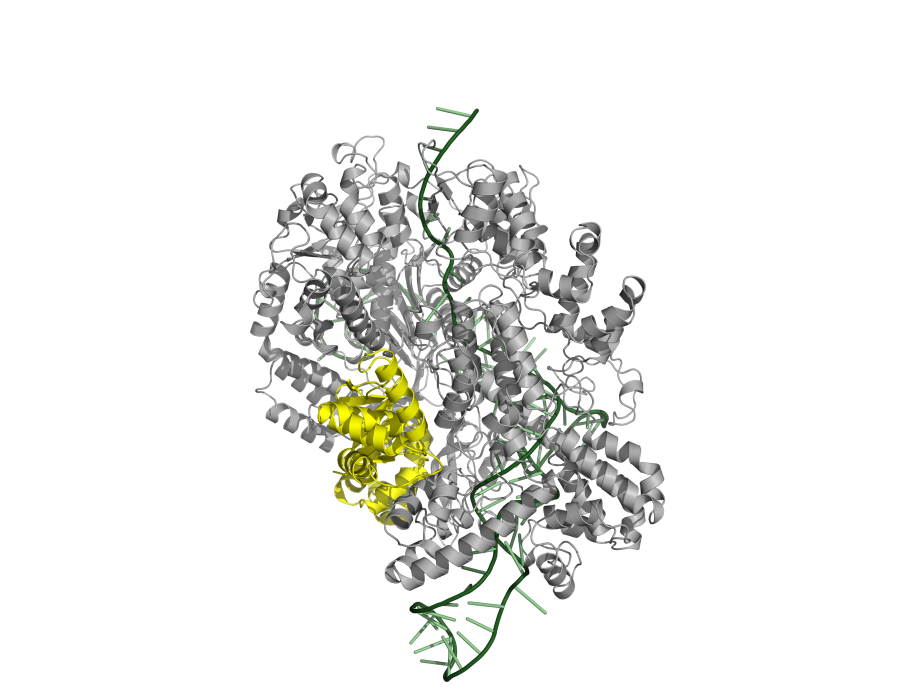
#> input picture Figures/figure_putative_MoAs/panelD/01_overview_cas9_acr26_sgrna.png, 1800 x 1400 px (shown at 1/2 size)
$ python compose_panel_d.py
#> lines starting #> are read from the running program, lines starting #| are printed output that depends on the picture; after the words box and inside, x2 and y2 are one past the last pixel; in counts of white or black regions, pixels touching at a corner belong together
"""
Composite the four PyMOL renders into a single Figure 1, Panel D image,
mirroring the original layout (2x2 grid + zoom inset + shared electrostatic
colour bar). The sgRNA is drawn in green so it does not clash with the red<->blue
electrostatic-potential scale.

INPUTS: 01_overview_cas9_acr26_sgrna.png, 02_overview_with_targetDNA.png,
03_electrostatic_overview.png, 04_electrostatic_zoom.png (from build_panel_d.py).
OUTPUT: PanelD_final.png. Run: python3 compose_panel_d.py from this folder.
Uses macOS Times New Roman.
"""
import numpy as np
from PIL import Image, ImageDraw, ImageFont

FONT_DIR = "/System/Library/Fonts/Supplemental"
FONT_REG = f"{FONT_DIR}/Times New Roman.ttf"
FONT_BOLD = f"{FONT_DIR}/Times New Roman Bold.ttf"

WHITE = (255, 255, 255)
BLACK = (0, 0, 0)
RED = (218, 40, 40)


def trim(im, pad=20, bg=WHITE):
    """Crop near-white margins from `im`, leaving `pad` pixels around the content."""
#> called with pad = 20, bg = (255, 255, 255)
    gray = im.convert("L")
    bbox = gray.point(lambda p: 0 if p >= 250 else 255).getbbox()
#> bbox = (500, 213, 1331, 1365)
    if bbox is None:
        return im
    l, t, r, b = bbox
#> l = 500; t = 213; r = 1331; b = 1365
    l = max(0, l - pad)
#> l = 480
    t = max(0, t - pad)
#> t = 193
    r = min(im.width, r + pad)
#> r = 1351
    b = min(im.height, b + pad)
#> b = 1385
    return im.crop((l, t, r, b))
#> call 2 of load, with name = '02_overview_with_targetDNA.png'
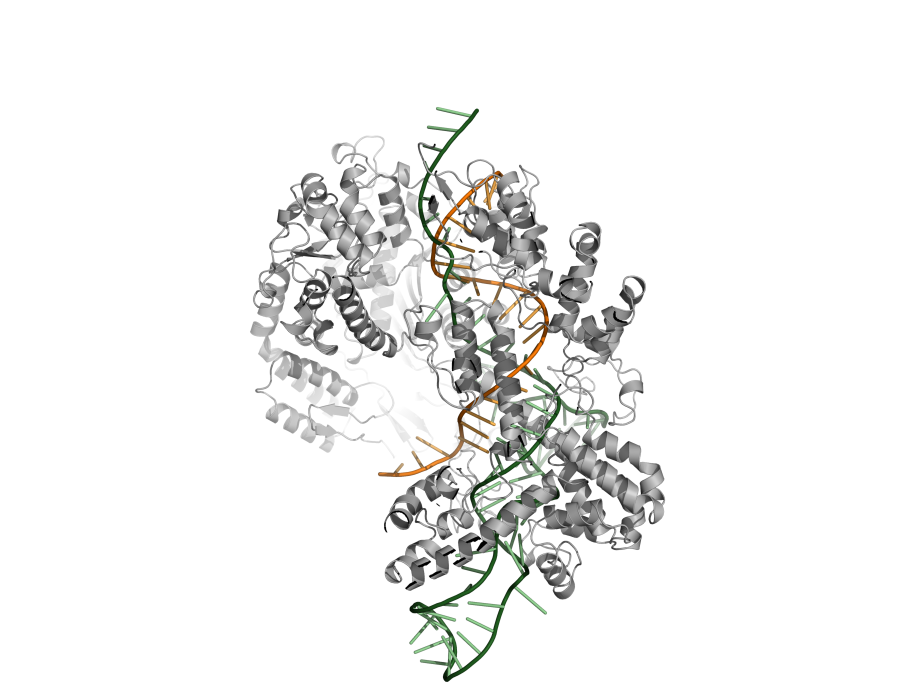
#> input picture Figures/figure_putative_MoAs/panelD/02_overview_with_targetDNA.png, 1800 x 1400 px (shown at 1/2 size)


def load(name):
    """Open an image as RGB and trim its white margins."""
    return trim(Image.open(name).convert("RGB"))
#> call 3 of load, with name = '03_electrostatic_overview.png'
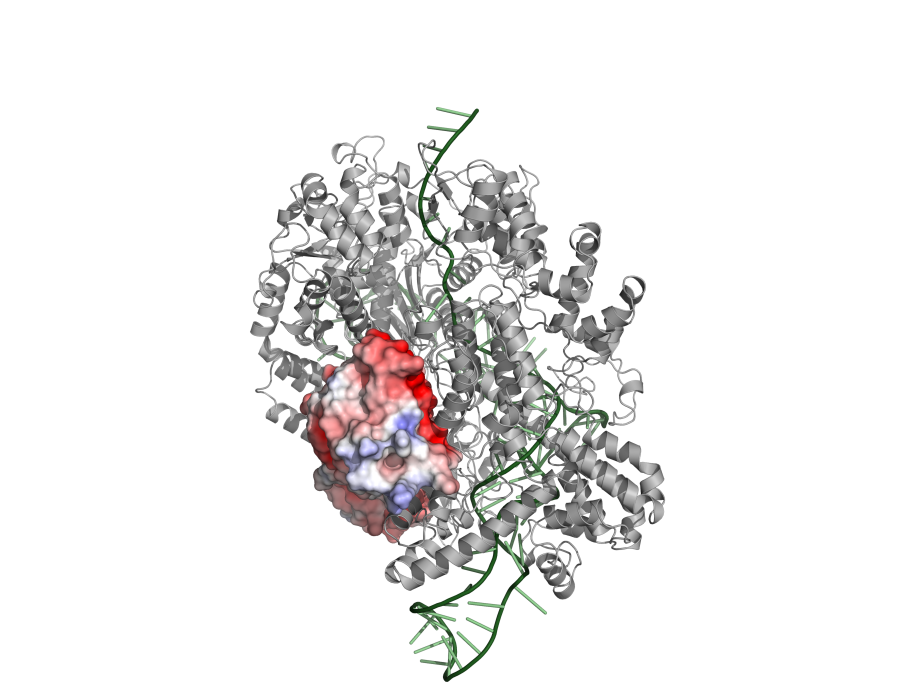
#> input picture Figures/figure_putative_MoAs/panelD/03_electrostatic_overview.png, 1800 x 1400 px (shown at 1/2 size)
#> call 4 of load, with name = '04_electrostatic_zoom.png'
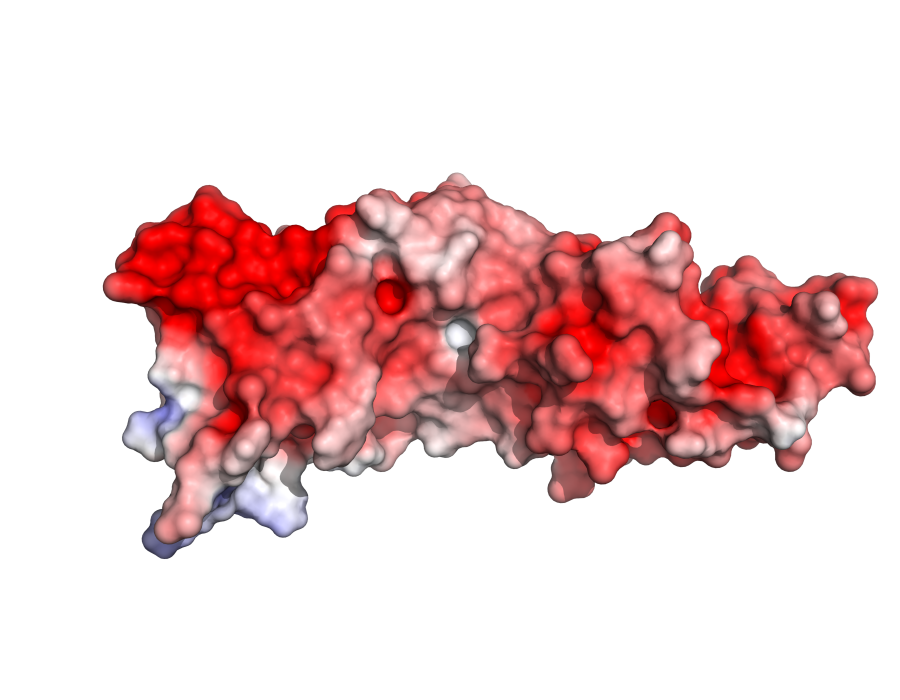
#> input picture Figures/figure_putative_MoAs/panelD/04_electrostatic_zoom.png, 1800 x 1400 px (shown at 1/2 size)
#> call 4 of trim, with pad = 20, bg = (255, 255, 255)
#> in trim (call 4), `gray = im.convert("L")`:
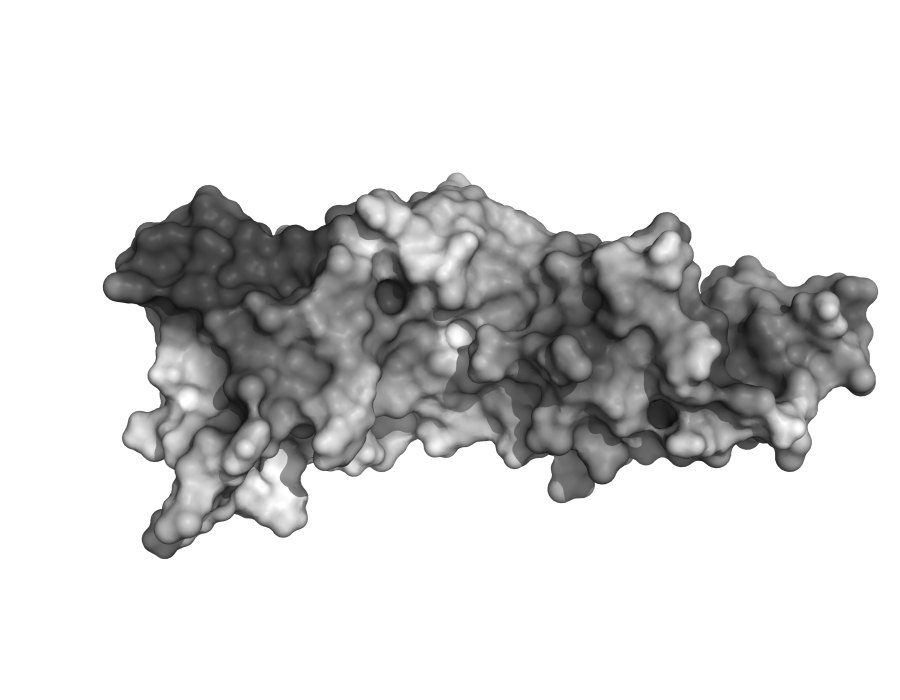
#> gray: PIL image 1800x1400 L (shown at 1/2 size); min 4, max 255, mean 215.5
#> in trim (call 4), `bbox = gray.point(lambda p: 0 if p >= 250 else 255).getbbox()`: bbox = (205, 345, 1757, 1119)
#> in trim (call 4), `l, t, r, b = bbox`: l = 205; t = 345; r = 1757; b = 1119
#> in trim (call 4), `l = max(0, l - pad)`: l = 185
#> in trim (call 4), `t = max(0, t - pad)`: t = 325
#> in trim (call 4), `r = min(im.width, r + pad)`: r = 1777
#> in trim (call 4), `b = min(im.height, b + pad)`: b = 1139


def fit_width(im, w):
    """Resize `im` to width `w`, keeping the aspect ratio."""
#> called with w = 760
    h = int(im.height * w / im.width)
#> h = 1040
    return im.resize((w, h), Image.LANCZOS)
#> returned value: PIL image 760x1040 RGB


def surface_bbox(im, pad=10):
    """Bounding box of the red<->blue electrostatic-potential surface in `im`
    (anything distinctly reddish or bluish, i.e. not neutral gray/green/white)."""
    arr = np.array(im).astype(int)
    R, G, B = arr[..., 0], arr[..., 1], arr[..., 2]
    reddish = (R - G > 12) & (R - B > 12)
    bluish = (B - R > 12) & (B - G > 12)
    mask = reddish | bluish
    ys, xs = np.where(mask)
    if len(xs) == 0:
        return None
    l, r = max(0, xs.min() - pad), min(im.width, xs.max() + pad)
    t, b = max(0, ys.min() - pad), min(im.height, ys.max() + pad)
    return (l, t, r, b)


def legend_dot_row(draw, x, y, color, text, font, r=31, gap=18):
    # no outline - matches the plain filled-circle style used in panels A/B/C
    draw.ellipse((x, y, x + 2 * r, y + 2 * r), fill=color)
    draw.text((x + 2 * r + gap, y - 2), text, fill=BLACK, font=font)


def main():
    p1 = load("01_overview_cas9_acr26_sgrna.png")
    p2 = load("02_overview_with_targetDNA.png")
    p3 = load("03_electrostatic_overview.png")
    p4 = load("04_electrostatic_zoom.png")

    COL_W = 760
    p1 = fit_width(p1, COL_W)
    p2 = fit_width(p2, COL_W)
    p3 = fit_width(p3, COL_W)
    p4 = fit_width(p4, COL_W)

    font_reg = ImageFont.truetype(FONT_REG, 54)
    font_small = ImageFont.truetype(FONT_REG, 45)
    font_bold = ImageFont.truetype(FONT_BOLD, 63)

    LEGEND_H = 245  # grown to give the 3 legend rows real breathing room (no overlap with p2 below)
    GAP = 28
    MARGIN = 40

    # colour bar geometry (needed up front to size the canvas correctly)
    SCALE = 0.84  # +40% from the previous 0.6
    LENGTH_BOOST = 1.15  # bar length only +15%, height unchanged
    font_bar = ImageFont.truetype(FONT_REG, int(54 * SCALE))
    bar_w = int(COL_W * SCALE * LENGTH_BOOST)
    bar_h = int(78 * SCALE)

    x_left = MARGIN
    x_right = MARGIN * 2 + COL_W

    label_y = MARGIN + p3.height + GAP + p4.height + 12
#> label_y = 1508
    right_content_bottom = label_y + 62 + 45  # AcrIIA26 caption, two lines
#> right_content_bottom = 1615
    bar_title_h = int(54 * SCALE) + 10  # "Electrostatic potential" title above the bar
    bar_y0 = right_content_bottom + 20 + bar_title_h
#> bar_y0 = 1690
    bar_bottom = bar_y0 + bar_h + int(54 * SCALE) + 8 + 10  # bar + number row + margin
#> bar_bottom = 1818

    ty_bottom = MARGIN + p1.height + 12 + LEGEND_H + p2.height + 10 + 62 + 10  # target DNA row bottom
#> ty_bottom = 2459

    W = MARGIN * 3 + COL_W * 2
    H = max(bar_bottom, ty_bottom) + MARGIN
#> H = 2499

    canvas = Image.new("RGB", (W, H), WHITE)
#> canvas: PIL image 1640x2499 RGB; every value is 255
    draw = ImageDraw.Draw(canvas)

    # --- left column: cartoon overview, then legend, then +DNA ---
    y = MARGIN
    canvas.paste(p1, (x_left, y))
    y += p1.height + 12
#> y = 1092

    legend_dot_row(draw, x_left, y, (0, 100, 0), "sgRNA", font_reg)
    legend_dot_row(draw, x_left, y + 85, (170, 170, 170), "SpyCas9", font_reg)
    legend_dot_row(draw, x_left, y + 170, (255, 235, 0), "AcrIIA26", font_reg)
    y += LEGEND_H
#> y = 1337

    canvas.paste(p2, (x_left, y))
    ty = y + p2.height + 10
#> ty = 2387
    legend_dot_row(draw, x_left, ty, (242, 115, 0), "target DNA", font_reg)

    # --- right column: electrostatic overview + red box, then zoom inset ---
    y = MARGIN
    canvas.paste(p3, (x_right, y))

    # box around the actual AcrIIA26 electrostatic surface in p3 (detected from
    # its red/blue coloring, not a hardcoded guess -> stays correct across
    # camera/complex changes)
    sb = surface_bbox(p3)
#> in surface_bbox, `reddish = (R - G > 12) & (R - B > 12)`:
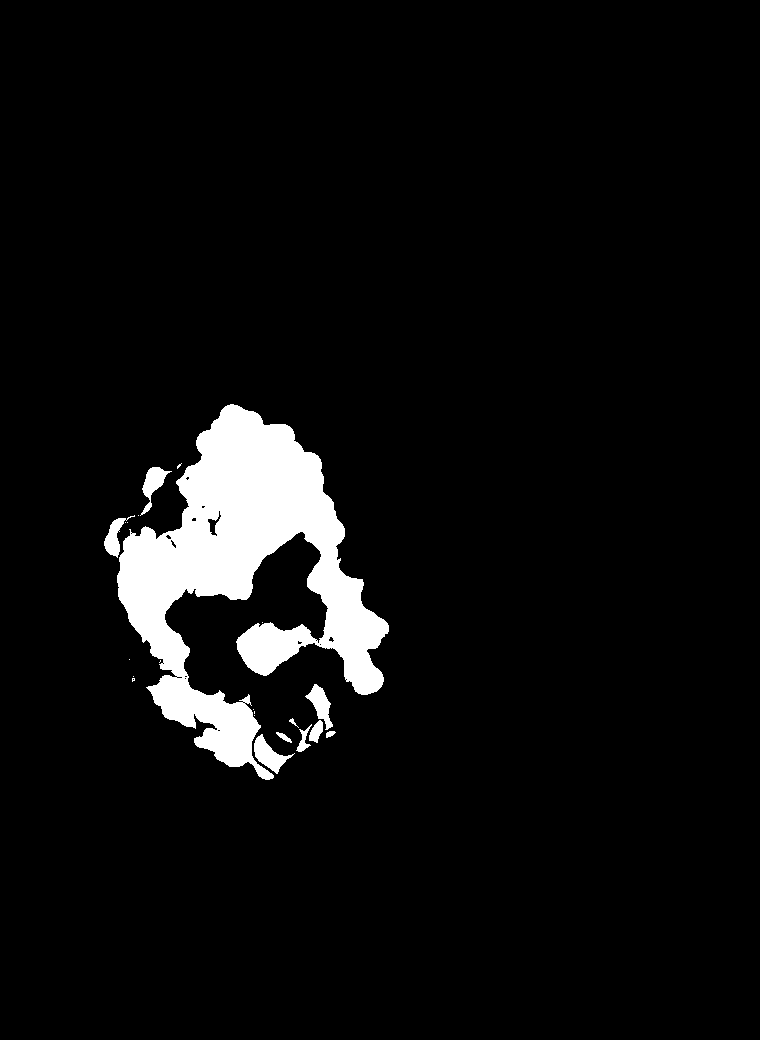
#> reddish: shape (1040, 760) bool; 5.6% white; 22 white regions (12 under 20 px), largest, box (x1, y1, x2, y2) and area: (117, 404, 389, 780) 41237, (254, 734, 295, 774) 650, (305, 684, 333, 730) 552
#> in surface_bbox, `bluish = (B - R > 12) & (B - G > 12)`: bluish: shape (1040, 760) bool; 1.3% white; 6 white regions (3 under 20 px), largest, box (x1, y1, x2, y2) and area: (168, 595, 333, 730) 7407, (258, 544, 324, 616) 2762, (152, 477, 175, 509) 360
#> in surface_bbox, `mask = reddish | bluish`: mask: shape (1040, 760) bool; 6.9% white; 23 white regions (15 under 20 px), largest, box (x1, y1, x2, y2) and area: (117, 404, 389, 780) 51987, (140, 467, 175, 516) 908, (254, 734, 295, 774) 650
#> in surface_bbox, `l, r = max(0, xs.min() - pad), min(im.width, xs.max() + pad)`: l = 94; r = 398
#> in surface_bbox, `t, b = max(0, ys.min() - pad), min(im.height, ys.max() + pad)`: t = 394; b = 789
#> sb = (94, 394, 398, 789)
    bx0 = x_right + sb[0]
#> bx0 = 934
    by0 = y + sb[1]
#> by0 = 434
    bx1 = x_right + sb[2]
#> bx1 = 1238
    by1 = y + sb[3]
#> by1 = 829
    draw.rectangle((bx0, by0, bx1, by1), outline=RED, width=4)

    y2 = y + p3.height + GAP
#> y2 = 1108
    canvas.paste(p4, (x_right, y2))
    draw.rectangle((x_right, y2, x_right + p4.width, y2 + p4.height), outline=RED, width=4)

    # connector lines from box corners to inset corners
    draw.line((bx0, by1, x_right, y2), fill=RED, width=3)
    draw.line((bx1, by1, x_right + p4.width, y2), fill=RED, width=3)

    draw.text((x_right, label_y), "AcrIIA26", fill=BLACK, font=font_reg)
    draw.text((x_right, label_y + 62), "(coloured based on electrostatic potential)", fill=BLACK, font=font_small)

    # --- shared electrostatic potential colour bar: shrunk 40%, placed right
    # under the AcrIIA26 caption/zoom inset (the structure it actually describes)
    # instead of spanning the full width down in the left column. Title goes
    # above the bar (not squeezed onto the same line as -5.000/5.000, which
    # doesn't fit at this narrower width) ---
    bar_x0 = x_right
    label = "Electrostatic potential"
    lw = draw.textlength(label, font=font_bar)
#> lw = 494
    draw.text((bar_x0 + (bar_w - lw) / 2, bar_y0 - bar_title_h), label, fill=BLACK, font=font_bar)

    grad = Image.new("RGB", (bar_w, bar_h))
#> grad: PIL image 734x65 RGB; every value is 0
    gd = ImageDraw.Draw(grad)
    red = (222, 25, 25)
    white = (255, 255, 255)
    blue = (25, 25, 222)
    for i in range(bar_w):
        t = i / (bar_w - 1)
        if t < 0.5:
            u = t / 0.5
            c = tuple(int(red[k] + (white[k] - red[k]) * u) for k in range(3))
        else:
            u = (t - 0.5) / 0.5
            c = tuple(int(white[k] + (blue[k] - white[k]) * u) for k in range(3))
        gd.line((i, 0, i, bar_h), fill=c)
    canvas.paste(grad, (bar_x0, bar_y0))
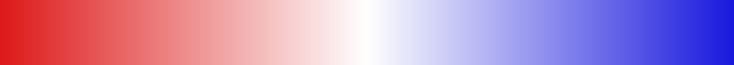
#> grad: PIL image 734x65 RGB; mean R, G, B 188.7, 139.3, 188.7
    draw.rectangle((bar_x0, bar_y0, bar_x0 + bar_w, bar_y0 + bar_h), outline=BLACK, width=2)
    draw.text((bar_x0, bar_y0 + bar_h + 8), "-5.000", fill=BLACK, font=font_bar)
    tw = draw.textlength("5.000", font=font_bar)
#> tw = 128.8
    draw.text((bar_x0 + bar_w - tw, bar_y0 + bar_h + 8), "5.000", fill=BLACK, font=font_bar)

    canvas.save("PanelD_final.png")
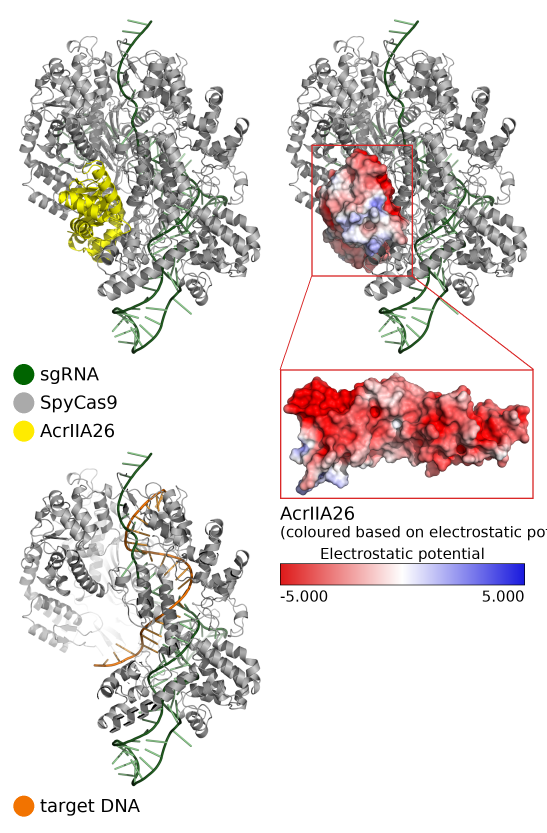
#> saved as PanelD_final.png: PIL image 1640x2499 RGB (shown at 1/3 size); mean R, G, B 226.4, 220.7, 219.1
    print("saved PanelD_final.png", canvas.size)
#| saved PanelD_final.png (1640, 2499)


if __name__ == "__main__":
    main()
